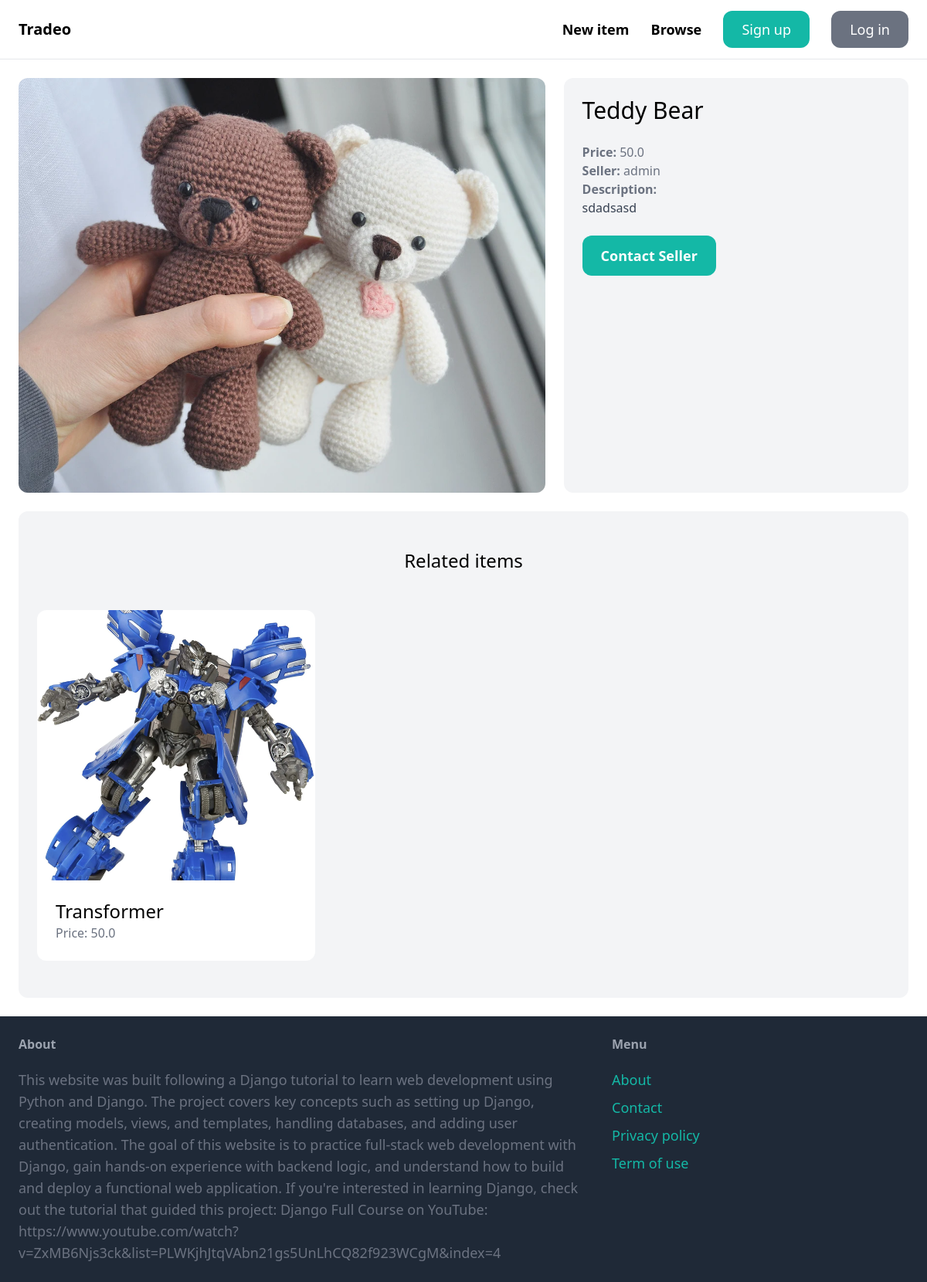
Before: /items/4/ with the older database file.
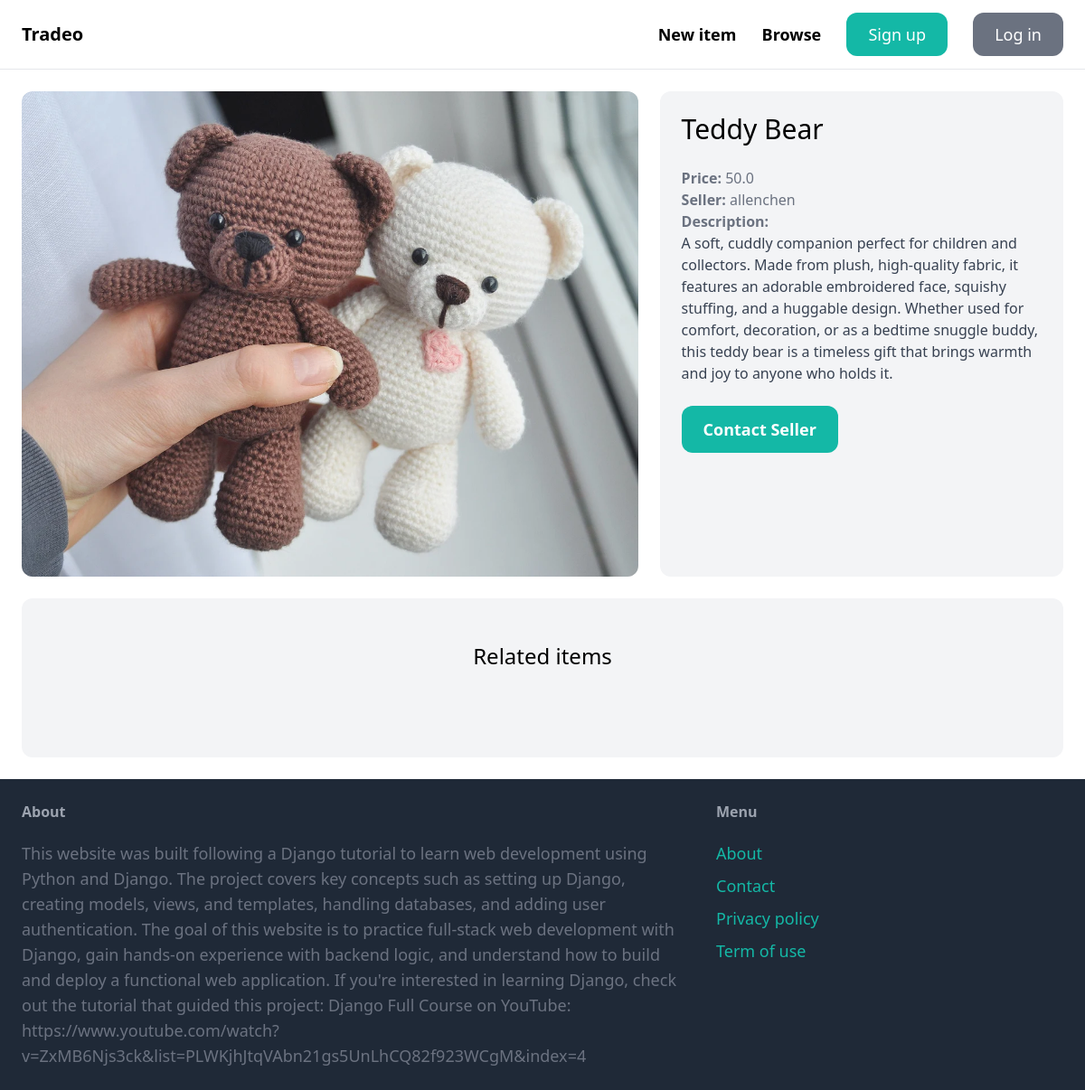
After: the same page with the newer database file.
### item/models.py (models this page shows, shortened)
class Item(models.Model):
    category = models.ForeignKey(Category, related_name='items', on_delete=models.CASCADE)
    name = models.CharField(max_length=255)
    description = models.TextField(blank=True, null=True)
    price = models.FloatField()
    image = models.ImageField(upload_to='items_images', blank=True, null=True)
    is_sold = models.BooleanField(default=False)
    created_by = models.ForeignKey(User, related_name='items', on_delete=models.CASCADE)
    created_at = models.DateTimeField(auto_now_add=True)

### item/views.py (the view)
# urls.py: path('<int:pk>/', views.detail, name='detail'),
def detail(request, pk):
    item = get_object_or_404(Item, pk=pk)
    related_items = Item.objects.filter(category=item.category, is_sold=False).exclude(pk=pk)[0:3]
    return render(request, 'item/detail.html', {
        'item': item,
        'related_items': related_items,
    })

### item/templates/item/detail.html (shortened to what this page needs)
{% extends "core/base.html" %}
{%block content %}
<div class="grid grid-cols-5 gap-6">
  <div class="col-span-3">
    <img
      src="{{ item.image.url }}"
      class="rounded-xl"
      alt="product"
      style="width: 100%;"
    />
  </div>
  <div class="col-span-2 p-6 bg-gray-100 rounded-xl">
    <h1 class="mb-6 text-3xl">{{ item.name }}</h1>
    <p class="text-gray-500"><strong>Price: </strong>{{ item.price }}</p>
    <p class="text-gray-500">
      <strong>Seller: </strong>{{ item.created_by.username }}
    </p>
    {% if item.description %}
    <p class="text-gray-700">
      <strong class="text-gray-500"> Description: </strong><br />
      {{ item.description }}
    </p>
    {% endif %}
    {% if request.user == item.created_by %}
      <div class="mt-6 p-6 bg-white rounded-xl">
        <p>This is your item</p>
        <a
          href="{% url 'item:edit' item.id %}"
          class="inline-block mt-6 px-6 py-3 text-lg font-semibold bg-green-500 text-white rounded-xl hover:bg-green-700"
          >Edit</a
        >
        <a
          href="{% url 'item:delete' item.id %}"
          class="inline-block mt-6 px-6 py-3 text-lg font-semibold bg-red-500 text-white rounded-xl hover:bg-red-700"
          >Delete item</a
        >
      </div>
    {% else %}
      <a
        href="{% url 'conversation:new' item.id %}"
        class="inline-block mt-6 px-6 py-3 text-lg font-semibold bg-teal-500 text-white rounded-xl hover:bg-teal-700"
        >Contact Seller</a
      >
    {% endif %}
  </div>
</div>
<div class="mt-6 px-6 py-12 bg-gray-100 rounded-xl">
  <h2 class="mb-12 text-2xl text-center">Related items</h2>
  <div class="grid grid-cols-3 gap-3">
    {% for item in related_items %}
    <div>
      <a href="{% url 'item:detail' item.id %}">
        <div>
          <img
            src="{{ item.image.url }}"
            alt="product"
            class="rounded-t-xl"
            style="width: 470px; height: 350px; object-fit: cover"
          />
        </div>
        <div class="p-6 bg-white rounded-b-xl">
          <h2 class="text-2xl">{{ item.name }}</h2>
          <p class="text-gray-500">Price: {{ item.price }}</p>
        </div>
      </a>
    </div>
    {% endfor %}
  </div>
</div>
{% endblock %}

Changed rows visible on the page:
removed Item: image (picture), name "Transformer", price "50.0"
changed Item "Teddy Bear": created_by.username "admin" → "allenchen"; description "sdadsasd" → "A soft, cuddly companion perfect for children and collectors. Made from plush, high-quality fabric, it features an adorable embroidered face, squishy stuffing, and a huggable design. Whether used for comfort, decoration, or as a bedtime snuggle buddy, this teddy bear is a timeless gift that brings warmth and joy to anyone who holds it."
